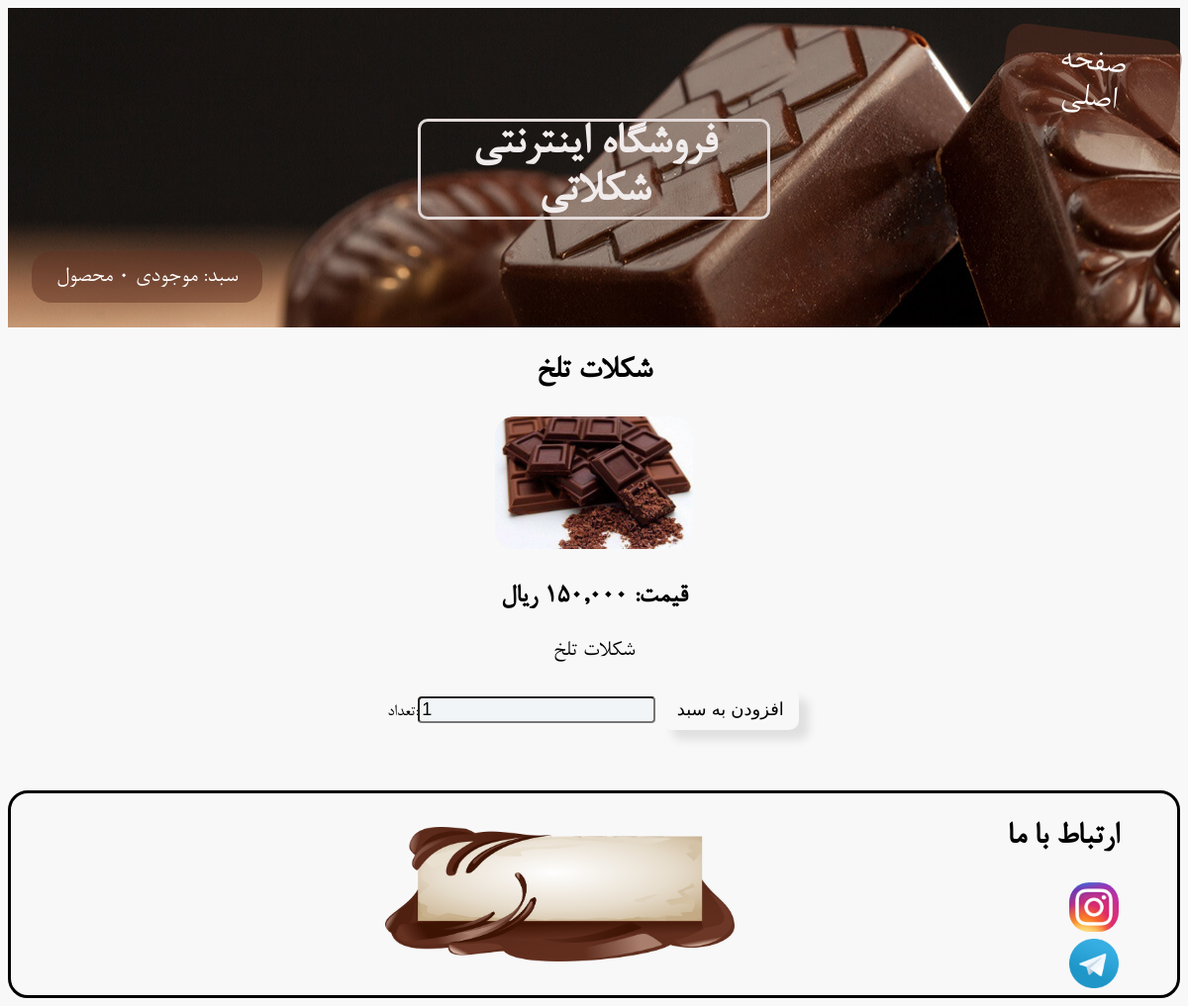
The page /product/10/shkhlt-tlkh/ on the database its author committed.
### ecommerce_app/models.py (models this page shows, shortened)
class Product(models.Model):
    name = models.CharField(max_length=191)
    price = models.IntegerField()
    slug = models.SlugField(default='',blank=True,null=False)
    description = models.TextField()
    image = models.ImageField(upload_to='products_images/', blank=True)

### ecommerce_app/views.py (the view)
def show_product(request, product_id, product_slug):
    product = get_object_or_404(Product, id=product_id)
    if request.method == 'POST':
        form = CartForm(request, request.POST)
        if form.is_valid():
            request.form_data = form.cleaned_data
            cart.add_item_to_cart(request)
            return redirect('show_cart')
    form = CartForm(request, initial={'product_id': product.id})
    return render(request, 'ecommerce_app/product_detail.html', {
                                            'product': product,
                                            'form': form,
                                            })

### ecommerce_app/forms.py
class CartForm(forms.Form):
    تعداد = forms.IntegerField(initial='1')
    product_id = forms.IntegerField(widget=forms.HiddenInput)
    def __init__(self, request, *args, **kwargs):
        self.request = request
        super(CartForm, self).__init__(*args, **kwargs)

### ecommerce_app/cart.py (called while the page is built)
def _cart_id(request):
    if 'cart_id' not in request.session:
        request.session['cart_id'] = _generate_cart_id()
    return request.session['cart_id']

def _generate_cart_id():
    import string, random
    return ''.join([random.choice(string.ascii_letters + string.digits) for _ in range(50)])

def get_all_cart_items(request):
    return CartItem.objects.filter(cart_id = _cart_id(request))

def item_count(request):
    return get_all_cart_items(request).count()

### ecommerce_app/context_processor.py (called while the page is built)
def cart_item_count(request):
    item_count = cart.item_count(request)
    return {'cart_item_count' : item_count }

### ecommerce_app/templates/ecommerce_app/product_detail.html (shortened to what this page needs)
{% extends 'ecommerce_app/base.html' %}
{% load static%}
{% load humanize %}
{% block load_local_css%}
    <link rel='stylesheet' href='{% static "ecommerce_app/product_detail.css" %}'>
{%endblock%}
{% block content %}
    <div class="container">
        <div class="row">
                <h2>{{ product.name }}</h2>
                <img src="{{product.image.url}}" >
                <h3>قیمت:  {{ product.price|intcomma }} ریال</h3>
                <p>{{product.description}}</p>
                <form action="{% url 'product_detail' product.id product.slug %}" method="post">
                    {{ form }}
                    <input type="submit" value="افزودن به سبد" class="btn btn-primary" >
                </form>
        </div>
    </div>
{% endblock %}

### ecommerce_app/static/ecommerce_app/base.css (style rules this page uses)
input { font-size: 18px; }
form { font-size: 18px; }
body { font-family:B_Nazanin; font-size:larger; text-align: center; background-color: #f8f8f8; }
img { width: 200px; height:auto; border-radius: 20px; }

### ecommerce_app/static/ecommerce_app/product_detail.css (style rules this page uses)
h2 { font-size:34px; }
h3 { font-size:28px; }
p { font-size: 24px; }
.btn-primary { background-color: #64352700; border: none; border-radius: 10px; color: rgb(0, 0, 0); padding: 10px 15px; text-decoration: none; margin: 2px 2px; cursor: pointer; box-shadow:10px 10px 8px rgb(224, 224, 224); }
input { border-radius: 4px; background-color: #f2f5f7; }

### rows shown on the page
Product: name "شکلات تلخ", image (picture), price "150,000", description "شکلات تلخ"

### other values the page prints
{{ cart_item_count }} "0"
